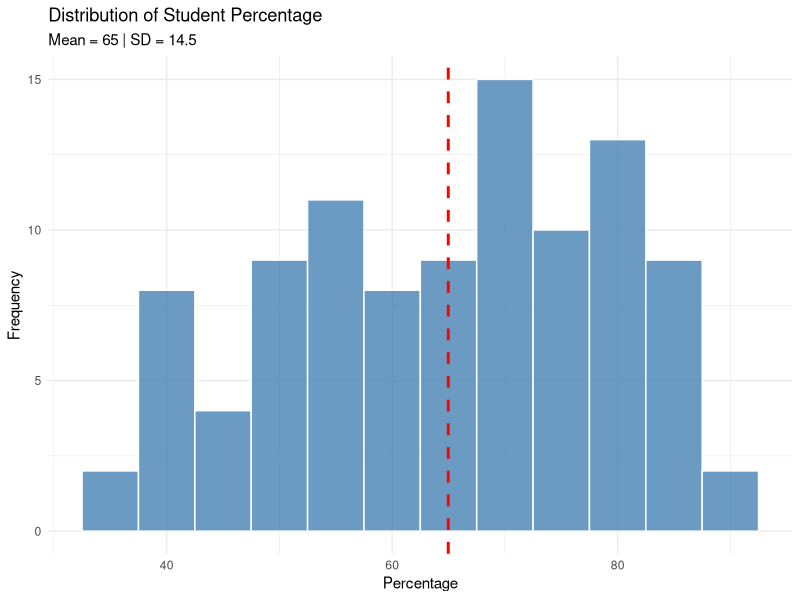
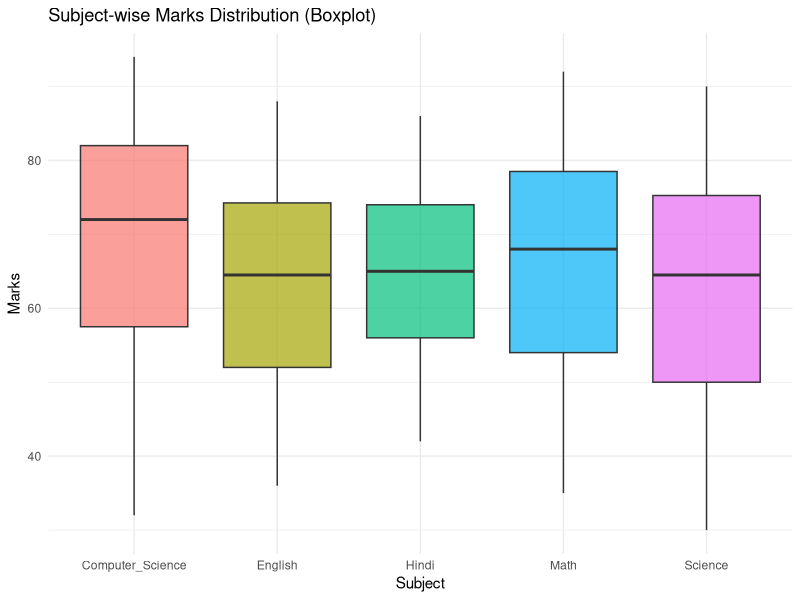
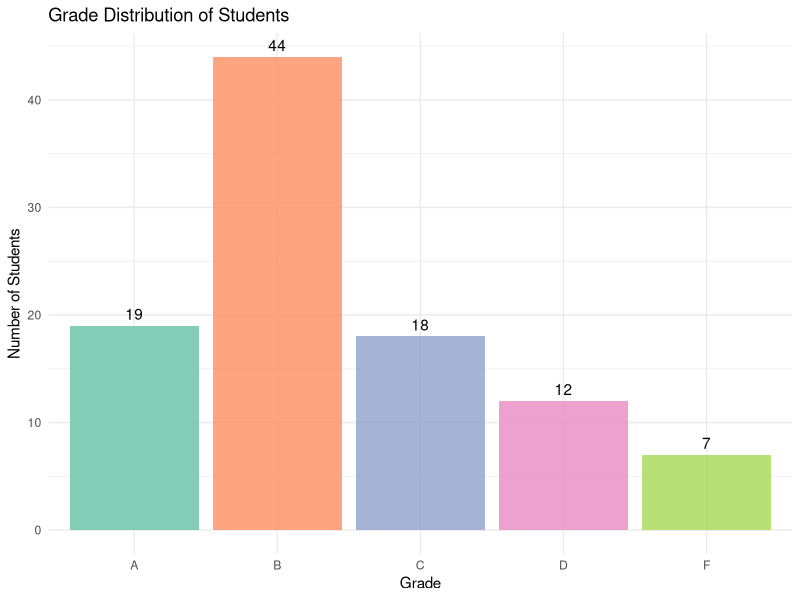
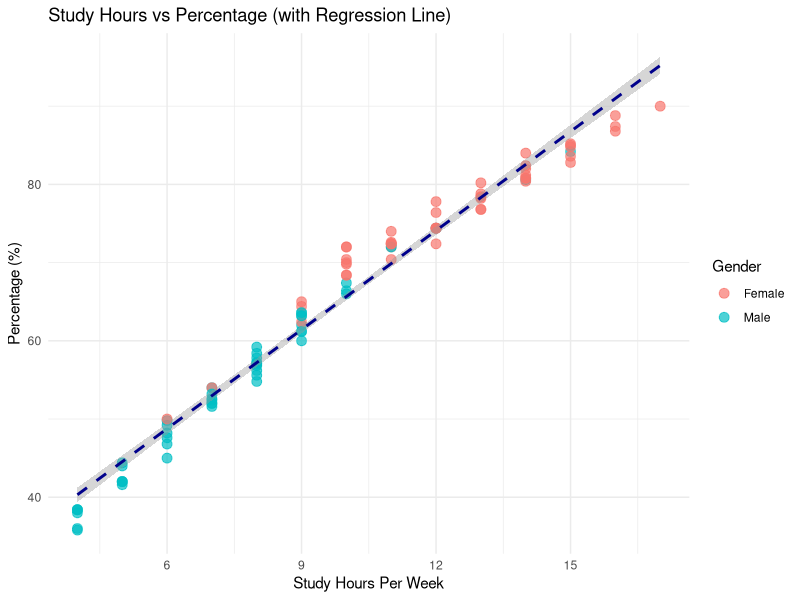
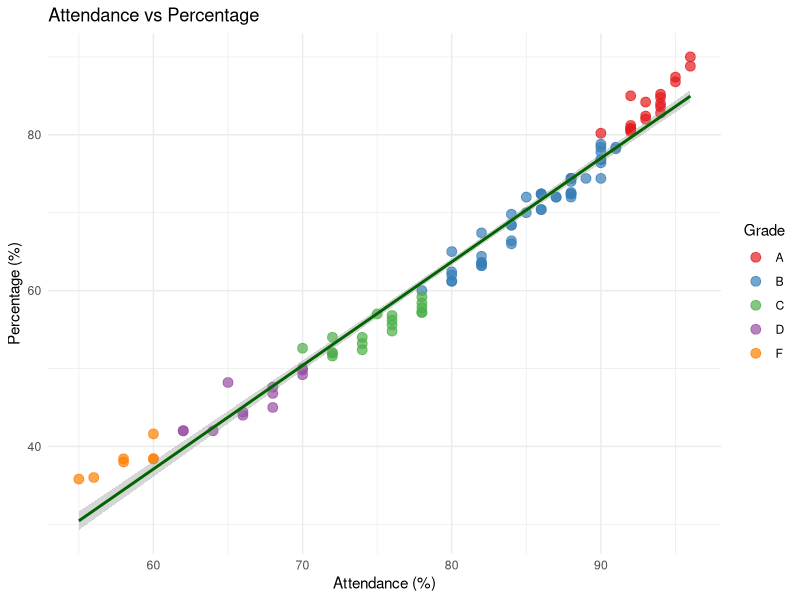
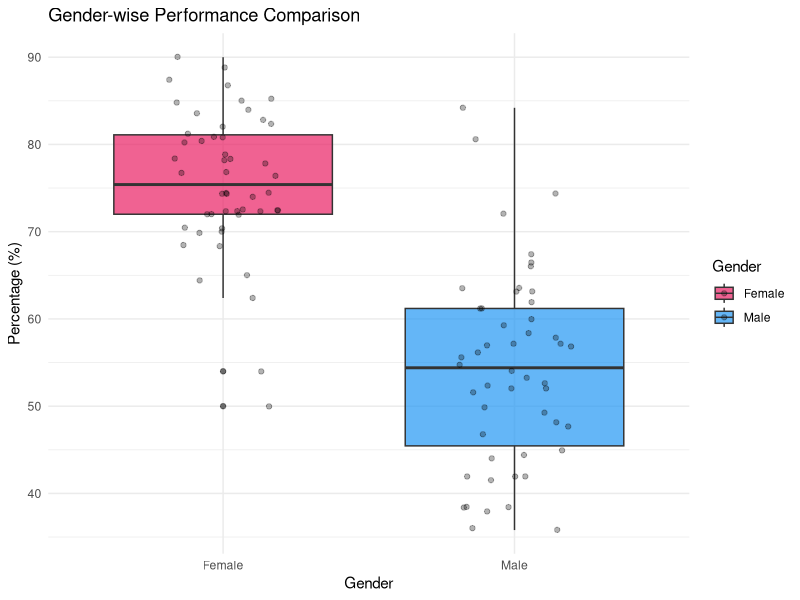
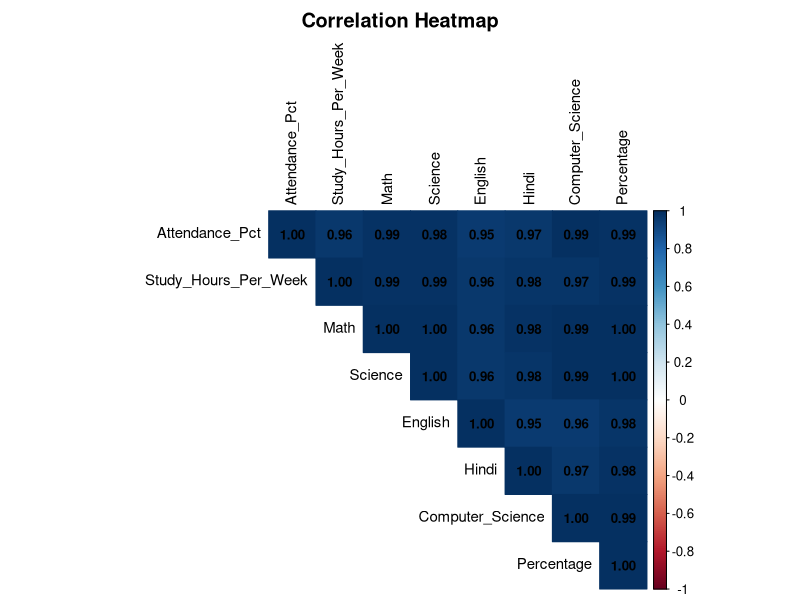
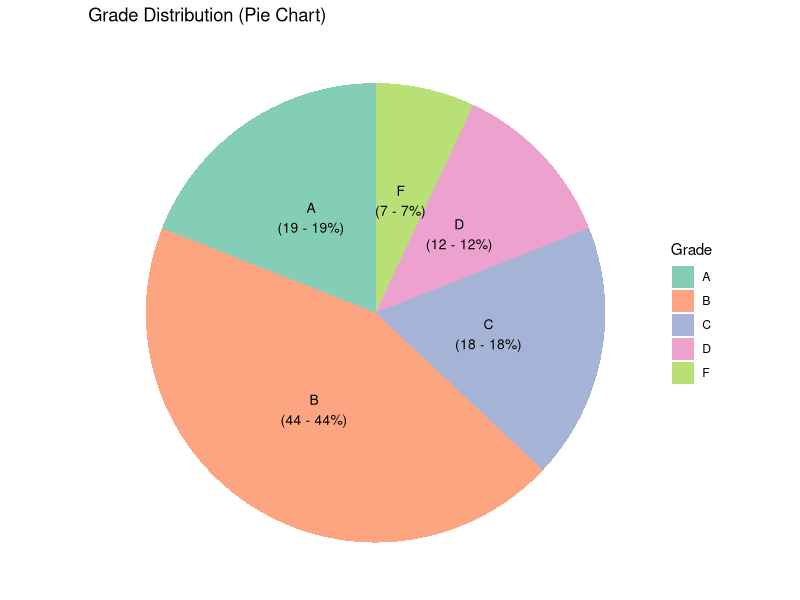

Write the R code that produced these figures, in order.
# ============================================================================
#  Student Academic Performance - Statistical Analysis in R
# ============================================================================
#  This script performs comprehensive statistical analysis on 100 students'
#  academic data loaded from a CSV file.
# ============================================================================

# --- 1. Setup & Load Data ---------------------------------------------------

# Install required packages (uncomment if not installed)
# install.packages(c("ggplot2", "dplyr", "corrplot", "psych", "gridExtra"))

library(ggplot2)
library(dplyr)
library(corrplot)
library(psych)
library(gridExtra)

# Set working directory to the location of this script (adjust if needed)
# setwd("C:/Users/MCA 2/.gemini/antigravity/scratch/student-analysis")

# Load the CSV data
data <- read.csv("student_data.csv", header = TRUE, stringsAsFactors = FALSE)

# Display basic structure
cat("=====================================================\n")
cat("   STUDENT ACADEMIC PERFORMANCE - STATISTICAL REPORT\n")
cat("=====================================================\n\n")

cat("--- 1. DATA OVERVIEW ---\n\n")
cat("Number of Students:", nrow(data), "\n")
cat("Number of Variables:", ncol(data), "\n\n")
cat("Structure of Data:\n")
str(data)
cat("\nFirst 6 Records:\n")
print(head(data))


# --- 2. Descriptive Statistics -----------------------------------------------

cat("\n\n--- 2. DESCRIPTIVE STATISTICS ---\n\n")

# Summary statistics for all numeric columns
cat("Summary Statistics (All Variables):\n")
print(summary(data[, c("Age", "Attendance_Pct", "Study_Hours_Per_Week",
                         "Math", "Science", "English", "Hindi",
                         "Computer_Science", "Total_Marks", "Percentage")]))

# Detailed descriptive stats using psych::describe
cat("\n\nDetailed Descriptive Statistics:\n")
desc_stats <- describe(data[, c("Attendance_Pct", "Study_Hours_Per_Week",
                                  "Math", "Science", "English", "Hindi",
                                  "Computer_Science", "Total_Marks", "Percentage")])
print(desc_stats)


# --- 3. Subject-wise Analysis ------------------------------------------------

cat("\n\n--- 3. SUBJECT-WISE ANALYSIS ---\n\n")

subjects <- c("Math", "Science", "English", "Hindi", "Computer_Science")
subject_stats <- data.frame(
  Subject     = subjects,
  Mean        = sapply(data[subjects], mean),
  Median      = sapply(data[subjects], median),
  Std_Dev     = sapply(data[subjects], sd),
  Min         = sapply(data[subjects], min),
  Max         = sapply(data[subjects], max),
  Variance    = sapply(data[subjects], var),
  Skewness    = sapply(data[subjects], function(x) psych::skew(x)),
  Kurtosis    = sapply(data[subjects], function(x) psych::kurtosi(x))
)
rownames(subject_stats) <- NULL
cat("Subject-wise Statistics:\n")
print(subject_stats)


# --- 4. Gender-wise Analysis -------------------------------------------------

cat("\n\n--- 4. GENDER-WISE ANALYSIS ---\n\n")

gender_stats <- data %>%
  group_by(Gender) %>%
  summarise(
    Count               = n(),
    Avg_Percentage      = round(mean(Percentage), 2),
    Avg_Attendance      = round(mean(Attendance_Pct), 2),
    Avg_Study_Hours     = round(mean(Study_Hours_Per_Week), 2),
    Avg_Math            = round(mean(Math), 2),
    Avg_Science         = round(mean(Science), 2),
    Avg_English         = round(mean(English), 2),
    Avg_Hindi           = round(mean(Hindi), 2),
    Avg_Computer_Science = round(mean(Computer_Science), 2)
  )
cat("Gender-wise Performance:\n")
print(as.data.frame(gender_stats))


# --- 5. Grade Distribution ---------------------------------------------------

cat("\n\n--- 5. GRADE DISTRIBUTION ---\n\n")

grade_dist <- data %>%
  group_by(Grade) %>%
  summarise(
    Count      = n(),
    Percentage = round(n() / nrow(data) * 100, 1)
  ) %>%
  arrange(desc(Count))
cat("Grade Distribution:\n")
print(as.data.frame(grade_dist))


# --- 6. Correlation Analysis -------------------------------------------------

cat("\n\n--- 6. CORRELATION ANALYSIS ---\n\n")

cor_vars <- data[, c("Attendance_Pct", "Study_Hours_Per_Week",
                      "Math", "Science", "English", "Hindi",
                      "Computer_Science", "Percentage")]
cor_matrix <- cor(cor_vars)
cat("Correlation Matrix:\n")
print(round(cor_matrix, 3))


# --- 7. Hypothesis Testing ---------------------------------------------------

cat("\n\n--- 7. HYPOTHESIS TESTING ---\n\n")

# 7a. T-Test: Is there a significant difference in percentage between genders?
cat("T-Test: Gender Difference in Overall Percentage\n")
cat("H0: No significant difference in mean percentage between Male and Female\n")
cat("H1: Significant difference exists\n\n")

male_pct   <- data$Percentage[data$Gender == "Male"]
female_pct <- data$Percentage[data$Gender == "Female"]
t_result   <- t.test(male_pct, female_pct)
print(t_result)

if (t_result$p.value < 0.05) {
  cat("\nConclusion: REJECT H0 — Significant gender difference exists (p < 0.05)\n")
} else {
  cat("\nConclusion: FAIL TO REJECT H0 — No significant gender difference (p >= 0.05)\n")
}

# 7b. ANOVA: Is there a significant difference in percentage across age groups?
cat("\n\nANOVA: Percentage Difference Across Age Groups\n")
cat("H0: Mean percentage is the same across all age groups\n")
cat("H1: At least one age group has a different mean\n\n")

anova_result <- aov(Percentage ~ factor(Age), data = data)
print(summary(anova_result))
anova_p <- summary(anova_result)[[1]]$`Pr(>F)`[1]
if (anova_p < 0.05) {
  cat("Conclusion: REJECT H0 — Significant difference across age groups (p < 0.05)\n")
} else {
  cat("Conclusion: FAIL TO REJECT H0 — No significant difference across ages (p >= 0.05)\n")
}

# 7c. Chi-Square Test: Association between Gender and Grade
cat("\n\nChi-Square Test: Association Between Gender and Grade\n")
cat("H0: Gender and Grade are independent\n")
cat("H1: Gender and Grade are associated\n\n")

chi_table  <- table(data$Gender, data$Grade)
chi_result <- chisq.test(chi_table)
print(chi_result)

if (chi_result$p.value < 0.05) {
  cat("\nConclusion: REJECT H0 — Gender and Grade are significantly associated\n")
} else {
  cat("\nConclusion: FAIL TO REJECT H0 — No significant association\n")
}


# --- 8. Regression Analysis --------------------------------------------------

cat("\n\n--- 8. REGRESSION ANALYSIS ---\n\n")

# 8a. Simple Linear Regression: Percentage ~ Study_Hours_Per_Week
cat("Simple Linear Regression: Percentage ~ Study Hours\n")
model_simple <- lm(Percentage ~ Study_Hours_Per_Week, data = data)
print(summary(model_simple))

# 8b. Multiple Linear Regression: Percentage ~ Attendance + Study Hours
cat("\nMultiple Linear Regression: Percentage ~ Attendance + Study Hours\n")
model_multi <- lm(Percentage ~ Attendance_Pct + Study_Hours_Per_Week, data = data)
print(summary(model_multi))


# --- 9. Top & Bottom Performers ----------------------------------------------

cat("\n\n--- 9. TOP 10 AND BOTTOM 10 PERFORMERS ---\n\n")

cat("Top 10 Students:\n")
top10 <- data %>% arrange(desc(Percentage)) %>% head(10)
print(top10[, c("Student_ID", "Name", "Percentage", "Grade")])

cat("\nBottom 10 Students:\n")
bottom10 <- data %>% arrange(Percentage) %>% head(10)
print(bottom10[, c("Student_ID", "Name", "Percentage", "Grade")])


# ============================================================================
# --- 10. DATA VISUALIZATIONS ------------------------------------------------
# ============================================================================

cat("\n\n--- 10. GENERATING VISUALIZATIONS ---\n\n")

# 10a. Histogram: Overall Percentage Distribution
p1 <- ggplot(data, aes(x = Percentage)) +
  geom_histogram(binwidth = 5, fill = "steelblue", color = "white", alpha = 0.8) +
  geom_vline(aes(xintercept = mean(Percentage)), color = "red",
             linetype = "dashed", size = 1) +
  labs(title = "Distribution of Student Percentage",
       subtitle = paste("Mean =", round(mean(data$Percentage), 1),
                        "| SD =", round(sd(data$Percentage), 1)),
       x = "Percentage", y = "Frequency") +
  theme_minimal()
ggsave("plot_01_percentage_distribution.png", p1, width = 8, height = 5, dpi = 150)
cat("Saved: plot_01_percentage_distribution.png\n")

# 10b. Boxplot: Subject-wise Marks
subject_long <- tidyr::pivot_longer(data, cols = all_of(subjects),
                                     names_to = "Subject", values_to = "Marks")
p2 <- ggplot(subject_long, aes(x = Subject, y = Marks, fill = Subject)) +
  geom_boxplot(alpha = 0.7, outlier.colour = "red") +
  labs(title = "Subject-wise Marks Distribution (Boxplot)",
       x = "Subject", y = "Marks") +
  theme_minimal() +
  theme(legend.position = "none")
ggsave("plot_02_subject_boxplot.png", p2, width = 8, height = 5, dpi = 150)
cat("Saved: plot_02_subject_boxplot.png\n")

# 10c. Bar Chart: Grade Distribution
p3 <- ggplot(data, aes(x = factor(Grade, levels = c("A", "B", "C", "D", "F")),
                        fill = Grade)) +
  geom_bar(alpha = 0.8) +
  geom_text(stat = "count", aes(label = ..count..), vjust = -0.5) +
  labs(title = "Grade Distribution of Students",
       x = "Grade", y = "Number of Students") +
  scale_fill_brewer(palette = "Set2") +
  theme_minimal() +
  theme(legend.position = "none")
ggsave("plot_03_grade_distribution.png", p3, width = 8, height = 5, dpi = 150)
cat("Saved: plot_03_grade_distribution.png\n")

# 10d. Scatter Plot: Study Hours vs Percentage with Regression Line
p4 <- ggplot(data, aes(x = Study_Hours_Per_Week, y = Percentage)) +
  geom_point(aes(color = Gender), size = 3, alpha = 0.7) +
  geom_smooth(method = "lm", se = TRUE, color = "darkblue", linetype = "dashed") +
  labs(title = "Study Hours vs Percentage (with Regression Line)",
       x = "Study Hours Per Week", y = "Percentage (%)") +
  theme_minimal()
ggsave("plot_04_studyhours_vs_percentage.png", p4, width = 8, height = 5, dpi = 150)
cat("Saved: plot_04_studyhours_vs_percentage.png\n")

# 10e. Scatter Plot: Attendance vs Percentage
p5 <- ggplot(data, aes(x = Attendance_Pct, y = Percentage)) +
  geom_point(aes(color = Grade), size = 3, alpha = 0.7) +
  geom_smooth(method = "lm", se = TRUE, color = "darkgreen") +
  labs(title = "Attendance vs Percentage",
       x = "Attendance (%)", y = "Percentage (%)") +
  scale_color_brewer(palette = "Set1") +
  theme_minimal()
ggsave("plot_05_attendance_vs_percentage.png", p5, width = 8, height = 5, dpi = 150)
cat("Saved: plot_05_attendance_vs_percentage.png\n")

# 10f. Gender-wise Comparison Boxplot
p6 <- ggplot(data, aes(x = Gender, y = Percentage, fill = Gender)) +
  geom_boxplot(alpha = 0.7) +
  geom_jitter(width = 0.2, alpha = 0.3) +
  labs(title = "Gender-wise Performance Comparison",
       x = "Gender", y = "Percentage (%)") +
  scale_fill_manual(values = c("Female" = "#E91E63", "Male" = "#2196F3")) +
  theme_minimal()
ggsave("plot_06_gender_comparison.png", p6, width = 8, height = 5, dpi = 150)
cat("Saved: plot_06_gender_comparison.png\n")

# 10g. Correlation Heatmap
png("plot_07_correlation_heatmap.png", width = 800, height = 700)
corrplot(cor_matrix, method = "color", type = "upper",
         addCoef.col = "black", number.cex = 0.8,
         tl.col = "black", tl.cex = 0.9,
         title = "Correlation Heatmap",
         mar = c(0, 0, 2, 0))
dev.off()
cat("Saved: plot_07_correlation_heatmap.png\n")

# 10h. Pie Chart: Grade Distribution
grade_counts <- table(data$Grade)
grade_df <- data.frame(Grade = names(grade_counts), Count = as.integer(grade_counts))
grade_df$Pct <- round(grade_df$Count / sum(grade_df$Count) * 100, 1)
grade_df$Label <- paste0(grade_df$Grade, "\n(", grade_df$Count, " - ", grade_df$Pct, "%)")

p8 <- ggplot(grade_df, aes(x = "", y = Count, fill = Grade)) +
  geom_bar(stat = "identity", width = 1, alpha = 0.8) +
  coord_polar("y") +
  geom_text(aes(label = Label),
            position = position_stack(vjust = 0.5), size = 3.5) +
  labs(title = "Grade Distribution (Pie Chart)") +
  scale_fill_brewer(palette = "Set2") +
  theme_void()
ggsave("plot_08_grade_pie_chart.png", p8, width = 7, height = 7, dpi = 150)
cat("Saved: plot_08_grade_pie_chart.png\n")

# 10i. Bar Chart: Average Subject Marks
avg_marks <- data.frame(
  Subject = subjects,
  Average = sapply(data[subjects], mean)
)
p9 <- ggplot(avg_marks, aes(x = reorder(Subject, -Average), y = Average, fill = Subject)) +
  geom_bar(stat = "identity", alpha = 0.8) +
  geom_text(aes(label = round(Average, 1)), vjust = -0.5) +
  labs(title = "Average Marks by Subject",
       x = "Subject", y = "Average Marks") +
  scale_fill_brewer(palette = "Pastel1") +
  theme_minimal() +
  theme(legend.position = "none")
ggsave("plot_09_avg_subject_marks.png", p9, width = 8, height = 5, dpi = 150)
cat("Saved: plot_09_avg_subject_marks.png\n")

# 10j. Density Plot: Percentage by Gender
p10 <- ggplot(data, aes(x = Percentage, fill = Gender)) +
  geom_density(alpha = 0.5) +
  labs(title = "Percentage Distribution by Gender (Density Plot)",
       x = "Percentage (%)", y = "Density") +
  scale_fill_manual(values = c("Female" = "#E91E63", "Male" = "#2196F3")) +
  theme_minimal()
ggsave("plot_10_gender_density.png", p10, width = 8, height = 5, dpi = 150)
cat("Saved: plot_10_gender_density.png\n")


# --- Final Summary -----------------------------------------------------------

cat("\n=====================================================\n")
cat("   ANALYSIS COMPLETE!\n")
cat("=====================================================\n")
cat("Total Students Analyzed:", nrow(data), "\n")
cat("Overall Class Average  :", round(mean(data$Percentage), 2), "%\n")
cat("Highest Percentage     :", max(data$Percentage), "%\n")
cat("Lowest Percentage      :", min(data$Percentage), "%\n")
cat("Pass Rate (>= 40%)     :", sum(data$Percentage >= 40), "/", nrow(data), "\n")
cat("Fail Rate (< 40%)      :", sum(data$Percentage < 40), "/", nrow(data), "\n")
cat("10 Visualizations saved to working directory.\n")
cat("=====================================================\n")
